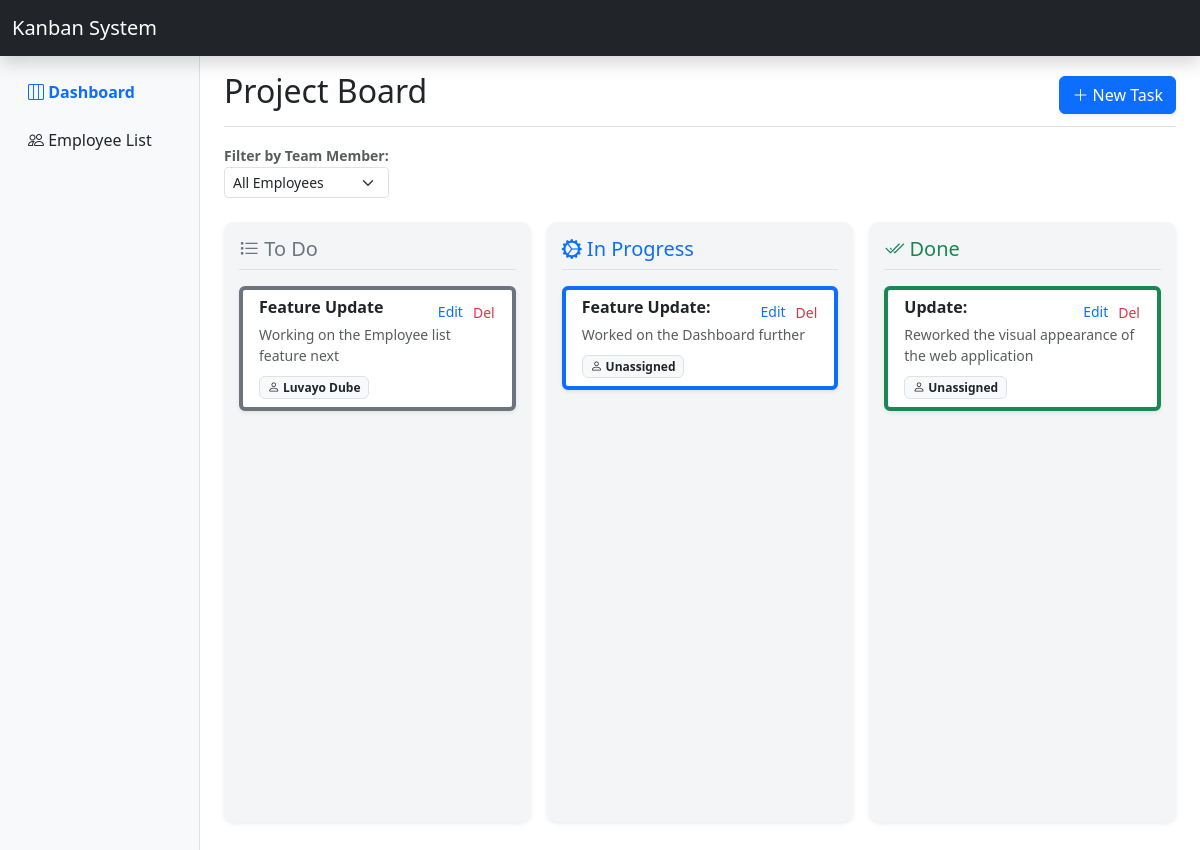
The page / on the database its author committed.
### tasks/models.py (models this page shows, shortened)
class Task(models.Model):
    STATUS_CHOICES = [
        ('todo', 'To Do'),
        ('in_progress', 'In Progress'),
        ('done', 'Done'),
    ]
    title = models.CharField(max_length=200)
    description = models.TextField(blank=True)
    status = models.CharField(max_length=20, choices=STATUS_CHOICES, default='todo')
    assigned_to = models.ForeignKey(
        'Employee',
        on_delete=models.SET_NULL,
        null=True,
        blank=True,
        related_name='tasks')

class Employee(models.Model):
    user = models.OneToOneField(
        User,
        on_delete=models.CASCADE,
        null=True,
        blank=True,
        related_name='employee_profile'
    )
    name = models.CharField(max_length=100)
    email = models.EmailField(unique=True)
    role = models.CharField(max_length=50, blank=True)

### tasks/views.py (the view, shortened to what this page needs)
# urls.py: path('', kanban_view, name='kanban'),
def kanban_view(request):
    emp_filter = request.GET.get('employee')
    tasks = Task.objects.all()
    if emp_filter and emp_filter.isdigit():
        tasks = tasks.filter(assigned_to__id=emp_filter)
    context = {
        'tasks': tasks,
        'employees': Employee.objects.all(),
        'current_filter': int(emp_filter) if emp_filter and emp_filter.isdigit() else None
    }
    return render(request, 'kanban.html', context)

### templates/kanban.html (shortened to what this page needs)
<!DOCTYPE html>
<html lang="en">
<head>
    <link href="https://cdn.jsdelivr.net/npm/bootstrap@5.3.0/dist/css/bootstrap.min.css" rel="stylesheet">
    <link rel="stylesheet" href="https://cdn.jsdelivr.net/npm/bootstrap-icons@1.11.1/font/bootstrap-icons.css">
</head>
<body>
    <nav class="navbar navbar-expand-lg navbar-dark bg-dark shadow">
        <div class="container-fluid">
            <a class="navbar-brand" href="{% url 'kanban' %}">Kanban System</a>
        </div>
    </nav>
    <div class="container-fluid">
        <div class="row">
            <nav class="col-md-2 d-none d-md-block bg-light sidebar">
                <div class="position-sticky pt-3">
                    <ul class="nav flex-column">
                        <li class="nav-item mb-2">
                            <a class="nav-link active fw-bold text-primary" href="{% url 'kanban' %}">
                                <i class="bi bi-layout-three-columns"></i> Dashboard
                            </a>
                        </li>
                        <li class="nav-item">
                            <a class="nav-link text-dark" href="{% url 'employee_list' %}">
                                <i class="bi bi-people"></i> Employee List
                            </a>
                        </li>
                    </ul>
                </div>
            </nav>
            <main class="col-md-10 ms-sm-auto px-md-4">
                <div class="d-flex justify-content-between align-items-center pt-3 pb-2 mb-3 border-bottom">
                    <h1 class="h2">Project Board</h1>
                    <button type="button" class="btn btn-primary shadow-sm" data-bs-toggle="modal" data-bs-target="#createTaskModal">
                        <i class="bi bi-plus-lg"></i> New Task
                    </button>
                </div>
                <form method="GET" class="row g-2 mb-4 align-items-center">
                    <div class="col-auto">
                        <label class="small fw-bold text-muted">Filter by Team Member:</label>
                        <select name="employee" class="form-select form-select-sm" onchange="this.form.submit()">
                            <option value="">All Employees</option>
                        </select>
                    </div>
                </form>
                <div class="row g-3">
                    <div class="col-md-4">
                        <div class="kanban-col shadow-sm">
                            <h5 class="text-secondary border-bottom pb-2 mb-3"><i class="bi bi-list-task"></i> To Do</h5>
                            <div class="list-group">
                                {% for task in tasks %}
                                    {% if task.status == 'todo' %}
                                        {% include "partials/task_card.html" with color="secondary" %}
                                    {% endif %}
                                {% endfor %}
                            </div>
                        </div>
                    </div>
                    <div class="col-md-4">
                        <div class="kanban-col shadow-sm">
                            <h5 class="text-primary border-bottom pb-2 mb-3"><i class="bi bi-gear-wide-connected"></i> In Progress</h5>
                            <div class="list-group">
                                {% for task in tasks %}
                                    {% if task.status == 'in_progress' %}
                                        {% include "partials/task_card.html" with color="primary" %}
                                    {% endif %}
                                {% endfor %}
                            </div>
                        </div>
                    </div>
                    <div class="col-md-4">
                        <div class="kanban-col shadow-sm">
                            <h5 class="text-success border-bottom pb-2 mb-3"><i class="bi bi-check2-all"></i> Done</h5>
                            <div class="list-group">
                                {% for task in tasks %}
                                    {% if task.status == 'done' %}
                                        {% include "partials/task_card.html" with color="success" %}
                                    {% endif %}
                                {% endfor %}
                            </div>
                        </div>
                    </div>
                </div>
            </main>
        </div>
    </div>
</body>
</html>

### templates/partials/task_card.html (shortened to what this page needs)
<div class="list-group-item card-kanban shadow-sm mb-2 rounded border-start border-4 border-{{ color }}">
    <div class="d-flex justify-content-between align-items-start">
        <h6 class="mb-1 fw-bold">{{ task.title }}</h6>
        <div class="btn-group">
            <button class="btn btn-sm text-primary p-0 me-2" data-bs-toggle="modal" data-bs-target="#editModal{{ task.id }}">
                Edit
            </button>
            <form method="POST" style="display:inline;">
                <button type="submit" class="btn btn-sm text-danger p-0" onclick="return confirm('Delete this task?')">
                    Del
                </button>
            </form>
        </div>
    </div>
    <p class="mb-1 small text-muted">{{ task.description|truncatewords:10 }}</p>
    <div class="mt-2">
        <span class="badge bg-light text-dark border small">
            <i class="bi bi-person"></i> {{ task.assigned_to.name|default:"Unassigned" }}
        </span>
    </div>
</div>

### templates/kanban.html (style rules this page uses)
.kanban-col { min-height: 75vh; background-color: #f4f5f7; border-radius: 10px; padding: 15px; }
.sidebar { min-height: 100vh; box-shadow: inset -1px 0 0 rgba(0, 0, 0, .1); }
.card-kanban { cursor: pointer; transition: transform 0.1s; }

### rows shown on the page
Task: title "Feature Update", description "Working on the Employee list feature next", assigned_to.name "Luvayo Dube"
Task: title "Feature Update:", description "Worked on the Dashboard further", assigned_to.name "Unassigned"
Task: title "Update:", description "Reworked the visual appearance of the web application", assigned_to.name "Unassigned"
